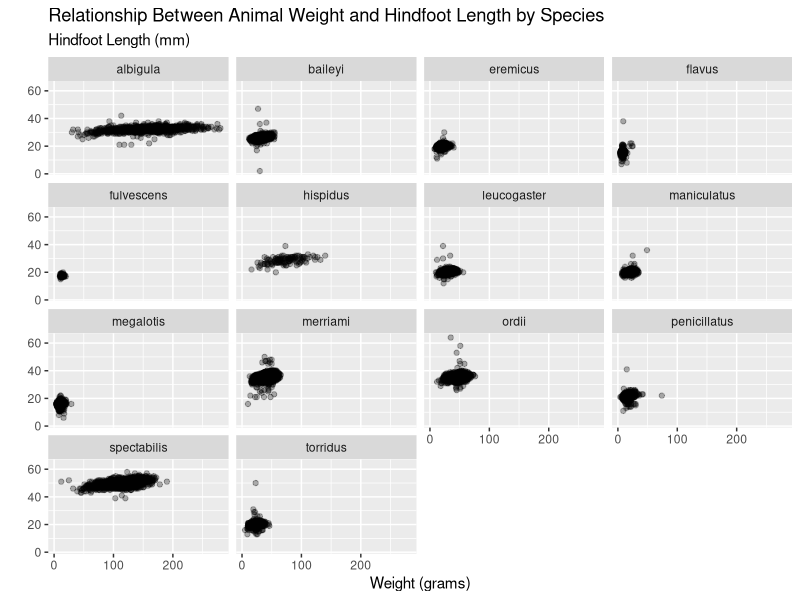
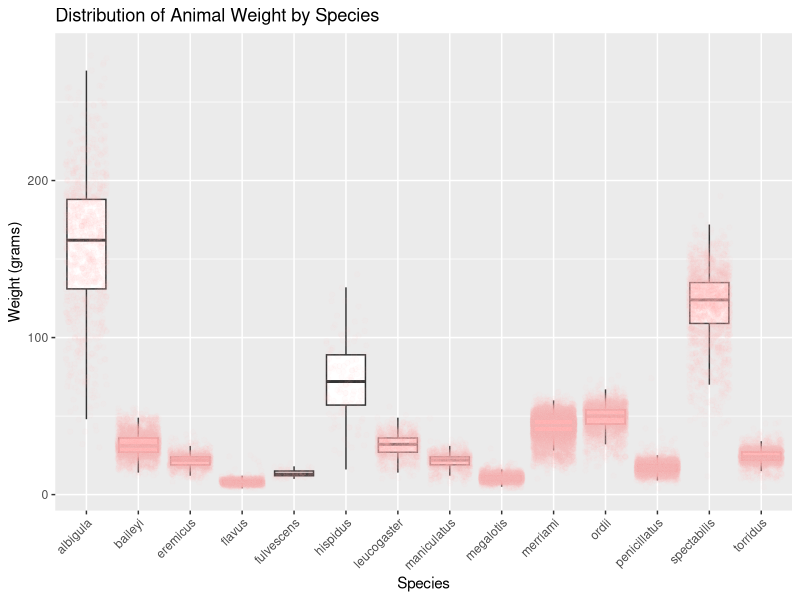
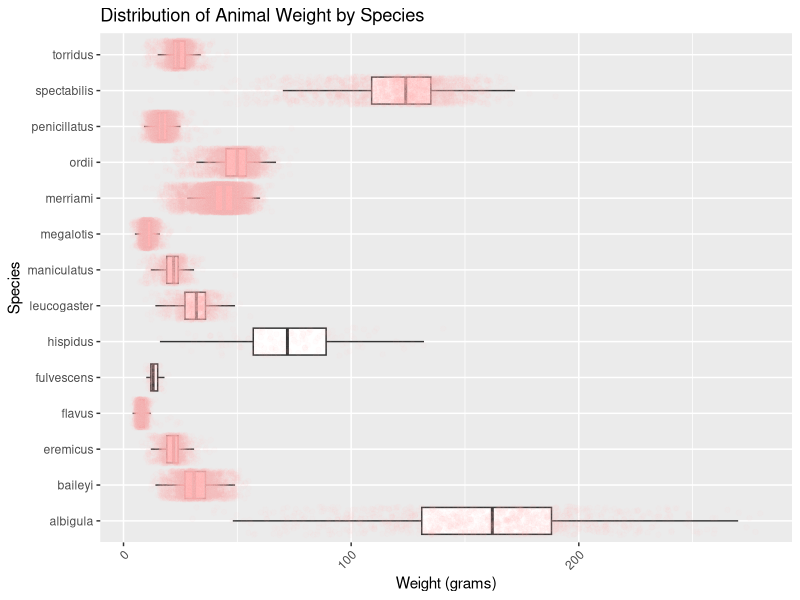

These charts were generated, in order, by the following R code:
## ---- chunk 1
#| label: setup
#| echo: true

library(tidyverse)
## ---- chunk 2
#| label: load-data

surveys <- read_csv("data/surveys.csv", show_col_types = FALSE)
glimpse(surveys)
## ---- chunk 3
#| label: scatterplot
ggplot(data = surveys,
       mapping = aes(x = weight, y = hindfoot_length)) +
  geom_point(alpha = 0.3) +
  facet_wrap(~ species) +
  labs(
    title = "Relationship Between Animal Weight and Hindfoot Length by Species",
    subtitle = "Hindfoot Length (mm)",
    x = "Weight (grams)",
    y = ""
  )
## ---- chunk 4
#| label: boxplot
ggplot(surveys, aes(x = species, y = weight)) +
  geom_boxplot(outlier.shape = NA) +
  geom_jitter(color = "pink", alpha = 0.04)+
  labs(
    title = "Distribution of Animal Weight by Species",
    x = "Species",
    y = "Weight (grams)"
  ) +
  theme(axis.text.x = element_text(angle = 45, hjust = 1))

## ---- chunk 5
#| label: rotated-boxplot
ggplot(surveys, aes(x = species, y = weight)) +
  geom_boxplot(outlier.shape = NA) +
  geom_jitter(color = "pink", alpha = 0.04) +
  labs(
    title = "Distribution of Animal Weight by Species",
    x = "Species",
    y = "Weight (grams)"
  ) +
  theme(axis.text.x = element_text(angle = 45, hjust = 1)) +
  coord_flip()
